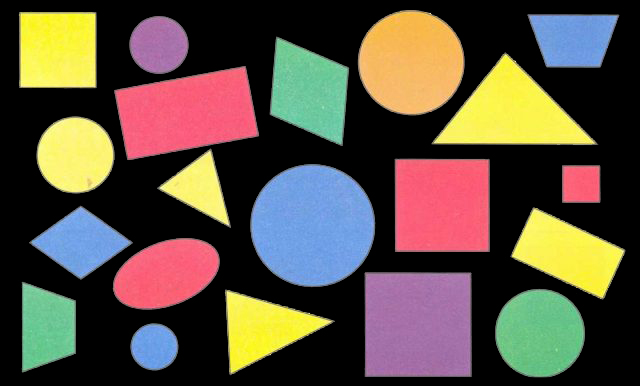
#> input picture lab2/shapes.jpg, 640 x 386 px
$ python figure_finder.py
#> lines starting #> are read from the running program, lines starting #| are printed output that depends on the picture; after the words box and inside, x2 and y2 are one past the last pixel; in counts of white or black regions, pixels touching at a corner belong together
import imutils
import numpy as np
import cv2

image = cv2.imread("shapes.jpg")
#> image is the input picture: shape (386, 640, 3); mean B, G, R 65.5, 79.5, 91
gray = cv2.cvtColor(image, cv2.COLOR_BGR2GRAY)
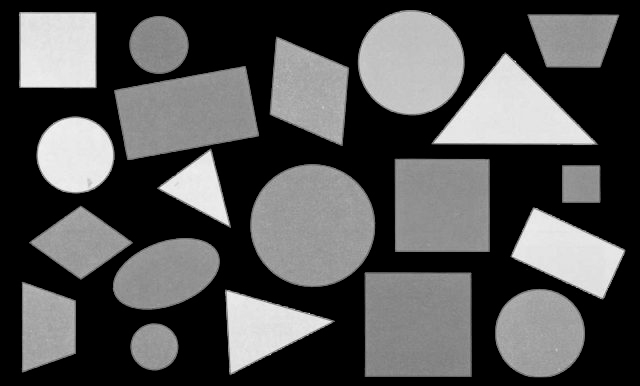
#> gray: shape (386, 640); min 0, max 246, mean 81.4
cv2.imwrite("gray.jpg", gray)
thresh = cv2.threshold(gray, 20, 255, cv2.THRESH_BINARY)[1]
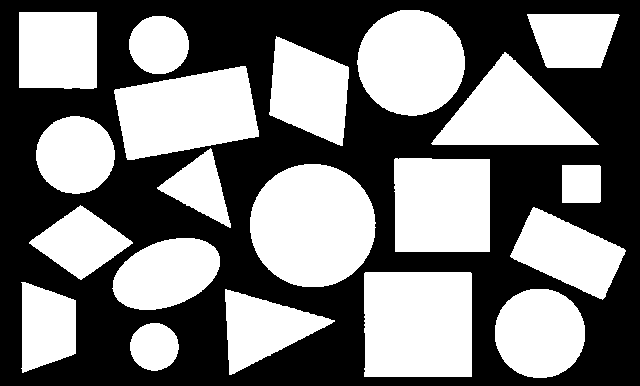
#> thresh: shape (386, 640); 48.3% white; 20 white regions


cnts = cv2.findContours(thresh.copy(), cv2.RETR_EXTERNAL, cv2.CHAIN_APPROX_SIMPLE)
#> cnts = 20 contours; largest, box (x1, y1, x2, y2) and area: (250, 164, 376, 287) 12051, (364, 272, 472, 377) 11082, (114, 66, 259, 160) 9542, (357, 10, 465, 116) 8804, (394, 158, 490, 252) 8712
cnts = imutils.grab_contours(cnts)


cv2.imshow("shapes.jpg", image)
cv2.waitKey(0)


for c in cnts:

	M = cv2.moments(c)
	cX = int((M["m10"] / M["m00"]))
	cY = int((M["m01"] / M["m00"]))

	peri = cv2.arcLength(c, True)
	approx = cv2.approxPolyDP(c, 0.03 * peri, True)

	if len(approx) == 3:
		shape = "triangle"

	elif len(approx) == 4:
		(x, y, w, h) = cv2.boundingRect(approx)
		ar = w / float(h)
		if 0.95 <= ar <= 1.05:
			shape = "square"
		else:
			shape = "rectangle"

	# если у контура 5 вершин
	elif len(approx) == 5:
		shape = "pentagon"

	elif len(approx) == 6:
		shape = "hexagon"

	else:
		shape = "ellipse"

	# рисуем контур и имя фигуры
	c = c.astype("float")
	c = c.astype("int")
	cv2.drawContours(image, [c], -1, (0, 255, 0), 2)
	cv2.putText(image, shape, (cX-25, cY), cv2.FONT_HERSHEY_SIMPLEX, 0.5, (255, 255, 255), 2)
#> this loop made 20 passes
#> (cX, cY, peri, approx, x, y, w, h) on passes 4, 5, 7, 8, 9, 11, 14, 16: (46, 326, 266.6, [[25, 282], [22, 372], [75, 353], [75, 300]], 22, 282, 54, 91), (417, 323, 425.8, [[364, 273], [364, 376], [471, 376], [470, 272]], 364, 272, 108, 105), (567, 252, 336.7, [[533, 207], [510, 256], [602, 299], [625, 250]], 510, 207, 116, 93), (80, 242, 269.6, [[80, 205], [29, 243], [81, 279], [132, 242]], 29, 205, 104, 75), (580, 183, 148.8, [[562, 165], [562, 202], [600, 201], [599, 165]], 562, 165, 39, 38), (441, 204, 376.7, [[394, 159], [395, 251], [489, 251], [489, 159]], 394, 159, 96, 93), (186, 112, 431.2, [[245, 66], [115, 89], [127, 159], [258, 136]], 115, 66, 144, 94), (308, 90, 332.1, [[276, 36], [269, 114], [342, 145], [348, 67]], 269, 36, 80, 110)
#> (cX, cY, peri, approx, shape) on passes 3, 12, 15: (263, 328, 337, [[229, 374], [334, 320], [225, 289]], 'triangle'), (199, 187, 248.4, [[157, 187], [230, 227], [210, 148]], 'triangle'), (511, 113, 426, [[431, 143], [598, 144], [505, 52]], 'triangle')
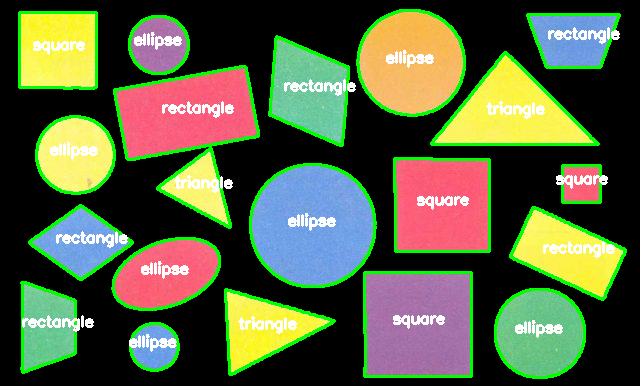
#> image: shape (386, 640, 3); 11.31% of pixels changed, all inside (x1, y1, x2, y2) = (18, 9, 627, 379)

cv2.imshow("Image", image)
cv2.waitKey(0)
cv2.imwrite("Image.jpg", image)
